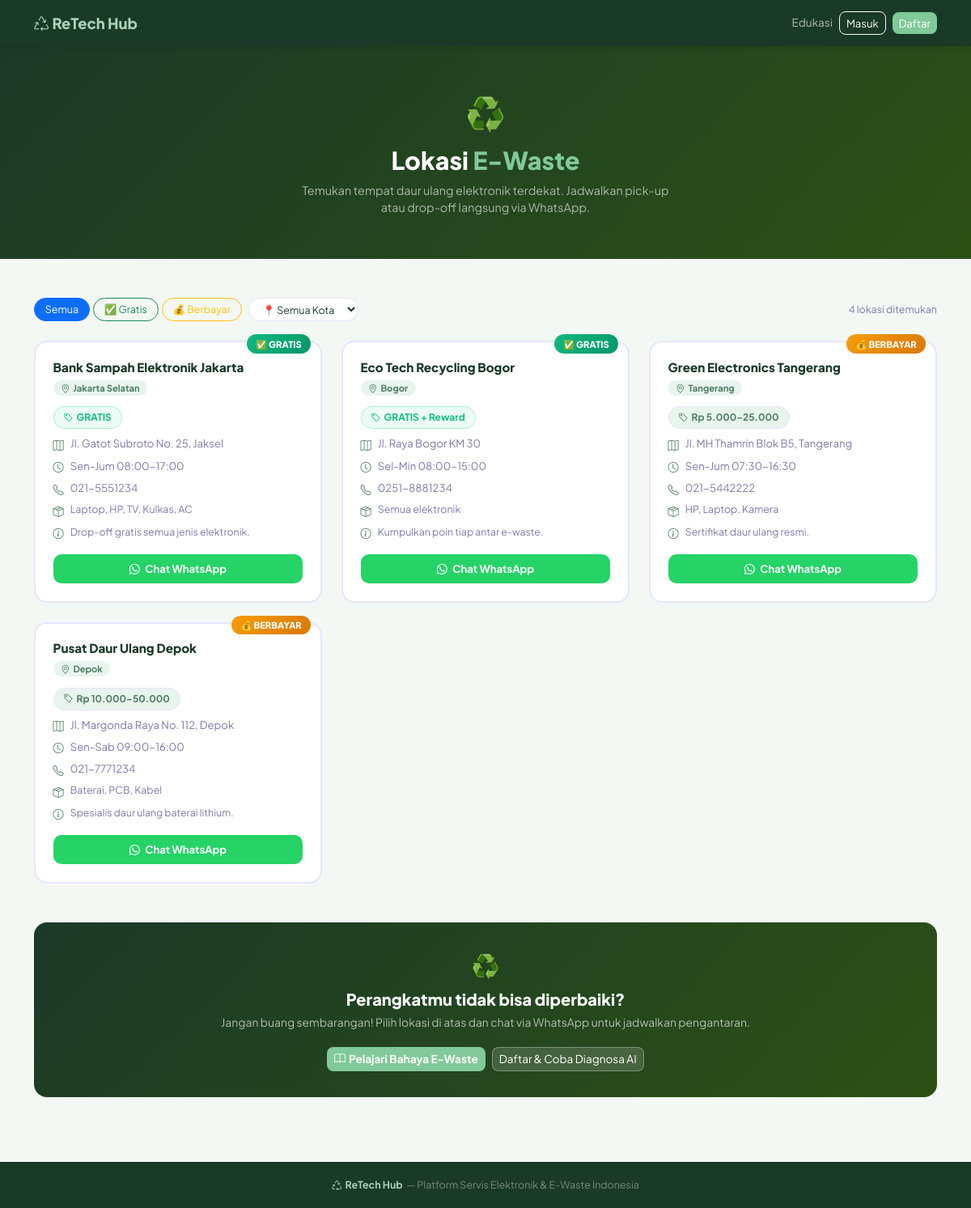
The page /ewaste/index.php on the database its author committed.
### tables this page shows
CREATE TABLE IF NOT EXISTS e_waste_locations (
    id INT AUTO_INCREMENT PRIMARY KEY,
    name VARCHAR(255) NOT NULL,
    address TEXT NOT NULL,
    open_hours VARCHAR(100) NOT NULL,
    phone VARCHAR(20) NULL,
    wa_number VARCHAR(20) NULL,
    city VARCHAR(100) NULL,
    price_range VARCHAR(100) NULL,
    accepted_items TEXT NULL,
    description TEXT NULL,
    is_free TINYINT(1) DEFAULT 0,
    created_at TIMESTAMP DEFAULT CURRENT_TIMESTAMP,
    updated_at TIMESTAMP DEFAULT CURRENT_TIMESTAMP ON UPDATE CURRENT_TIMESTAMP
);

### includes/functions.php (called while the page is built, shortened)
<?php
function isLoggedIn(): bool {
    return isset($_SESSION['user_id']);
}
function e(?string $str): string {
    return htmlspecialchars($str ?? '', ENT_QUOTES, 'UTF-8');
}
function get(string $key, string $default = ''): string {
    return isset($_GET[$key]) ? trim($_GET[$key]) : $default;
}
function limitStr(string $str, int $limit = 80): string {
    $plain = strip_tags($str);
    return strlen($plain) > $limit ? substr($plain, 0, $limit) . '...' : $plain;
}

### ewaste/index.php (the view, shortened to what this page needs)
<?php
require_once __DIR__ . '/../includes/functions.php';
$pdo = getDB();
$filter = get('filter','all');
$where  = $filter === 'free' ? "WHERE is_free=1" : ($filter === 'paid' ? "WHERE is_free=0" : "");
$locations  = $pdo->query("SELECT * FROM e_waste_locations $where ORDER BY is_free DESC, name ASC")->fetchAll();
$cities     = $pdo->query("SELECT DISTINCT city FROM e_waste_locations WHERE city IS NOT NULL ORDER BY city")->fetchAll(PDO::FETCH_COLUMN);
?>
<!DOCTYPE html>
<html lang="id">
<head>
<link href="https://cdn.jsdelivr.net/npm/bootstrap@5.3.2/dist/css/bootstrap.min.css" rel="stylesheet">
<link href="https://cdn.jsdelivr.net/npm/bootstrap-icons@1.11.3/font/bootstrap-icons.min.css" rel="stylesheet">
</head>
<body>
<nav class="topnav">
<div class="container d-flex justify-content-between align-items-center">
    <a href="<?=BASE_URL?>/index.php" class="brand"><i class="bi bi-recycle me-1"></i>ReTech Hub</a>
    <div class="d-flex gap-2 align-items-center">
        <a href="<?=BASE_URL?>/articles/index.php" style="color:rgba(255,255,255,.65);text-decoration:none;font-size:.85rem;">Edukasi</a>
        <?php if(isLoggedIn()): ?>
        <?php $dash=match($_SESSION['user_role']??''){'admin'=>'admin','technician'=>'technician',default=>'user'}; ?>
        <a href="<?=BASE_URL?>/<?=$dash?>/dashboard.php" class="btn btn-sm btn-outline-light" style="border-radius:8px;font-size:.82rem;">Dashboard</a>
        <?php else: ?>
        <a href="<?=BASE_URL?>/login.php" class="btn btn-sm btn-outline-light" style="border-radius:8px;font-size:.82rem;">Masuk</a>
        <a href="<?=BASE_URL?>/register.php" class="btn btn-sm" style="background:#81C99A;color:#fff;border-radius:8px;font-size:.82rem;border:none;">Daftar</a>
        <?php endif; ?>
    </div>
</div>
</nav>
<div class="page-hero">
    <div class="container">
        <div style="font-size:2.5rem;margin-bottom:.7rem;">♻️</div>
        <h1>Lokasi <span style="color:#81C99A">E-Waste</span></h1>
        <p style="color:rgba(255,255,255,.62);font-size:.9rem;max-width:480px;margin:.5rem auto 0;">
            Temukan tempat daur ulang elektronik terdekat. Jadwalkan pick-up atau drop-off langsung via WhatsApp.
        </p>
    </div>
</div>
<div class="container py-5">
<div class="d-flex align-items-center flex-wrap gap-2 mb-4">
    <div class="d-flex gap-1">
        <a href="ewaste/index.php" class="btn btn-sm filter-btn <?=$filter==='all'?'btn-primary':'btn-outline-primary'?>">Semua</a>
        <a href="ewaste/index.php?filter=free" class="btn btn-sm filter-btn <?=$filter==='free'?'btn-success':'btn-outline-success'?>">✅ Gratis</a>
        <a href="ewaste/index.php?filter=paid" class="btn btn-sm filter-btn <?=$filter==='paid'?'btn-warning':'btn-outline-warning'?>">💰 Berbayar</a>
    </div>
    <?php if (!empty($cities)): ?>
    <select onchange="if(this.value) window.location='ewaste/index.php?city='+this.value; else window.location='ewaste/index.php';"
            style="border:1.5px solid var(--border);border-radius:50px;padding:.28rem .8rem;font-size:.78rem;background:#fff;color:var(--txt);cursor:pointer;">
        <option value="">📍 Semua Kota</option>
    </select>
    <?php endif; ?>
    <span style="font-size:.78rem;color:var(--muted);margin-left:auto;"><?=count($locations)?> lokasi ditemukan</span>
</div>
<?php if (empty($locations)): ?>
<div class="text-center py-5" style="color:var(--muted);">
    <i class="bi bi-inbox display-3 d-block mb-3 opacity-25"></i>
    <h5>Tidak ada lokasi ditemukan.</h5>
    <a href="ewaste/index.php" class="btn btn-outline-primary mt-2">Reset Filter</a>
</div>
<?php else: ?>
<div class="row g-4 mb-5">
<?php foreach ($locations as $l): ?>
<div class="col-sm-6 col-lg-4">
    <div class="loc-card">
        <?php if ($l['is_free']): ?>
        <div class="free-badge">✅ GRATIS</div>
        <?php else: ?>
        <div class="paid-badge">💰 BERBAYAR</div>
        <?php endif; ?>
        <div style="margin-bottom:.75rem;">
            <h6 style="font-weight:800;font-size:.95rem;margin-bottom:.2rem;"><?=e($l['name'])?></h6>
            <?php if($l['city']): ?>
            <span style="background:var(--sage-lt);color:var(--sage);padding:.15rem .6rem;border-radius:50px;font-size:.7rem;font-weight:700;">
                <i class="bi bi-geo-alt me-1"></i><?=e($l['city'])?>
            </span>
            <?php endif; ?>
        </div>
        <div class="mb-2">
            <span class="price-chip <?=$l['is_free']?'free':''?>">
                <i class="bi bi-tag me-1"></i><?=e($l['price_range'] ?? ($l['is_free'] ? 'GRATIS' : '-'))?>
            </span>
        </div>
        <div class="info-row"><i class="bi bi-map"></i><span><?=e($l['address'])?></span></div>
        <div class="info-row"><i class="bi bi-clock"></i><span><?=e($l['open_hours'])?></span></div>
        <?php if($l['phone'] && $l['phone'] !== '—'): ?>
        <div class="info-row"><i class="bi bi-telephone"></i><span><?=e($l['phone'])?></span></div>
        <?php endif; ?>
        <?php if($l['accepted_items']): ?>
        <div class="info-row"><i class="bi bi-box-seam"></i><span style="font-size:.78rem;"><?=e($l['accepted_items'])?></span></div>
        <?php endif; ?>
        <?php if($l['description']): ?>
        <div class="info-row"><i class="bi bi-info-circle"></i><span style="font-size:.77rem;"><?=e(limitStr($l['description'],80))?></span></div>
        <?php endif; ?>
        <?php if($l['wa_number']): ?>
        <div class="mt-3">
            <a href="https://wa.me/<?=preg_replace('/[^0-9]/','',$l['wa_number'])?>?text=<?=urlencode('Halo, saya ingin mengantar e-waste ke '.$l['name'].'. Apakah sedang buka?')?>"
               target="_blank" class="btn-wa w-100 justify-content-center">
                <i class="bi bi-whatsapp"></i> Chat WhatsApp
            </a>
        </div>
        <?php endif; ?>
    </div>
</div>
<?php endforeach; ?>
</div>
<?php endif; ?>
<div style="background:linear-gradient(135deg,#1A3A28,#2D5016);border-radius:16px;padding:2rem;text-align:center;color:#fff;">
    <div style="font-size:1.75rem;margin-bottom:.6rem;">♻️</div>
    <h5 style="font-weight:800;margin-bottom:.4rem;">Perangkatmu tidak bisa diperbaiki?</h5>
    <p style="color:rgba(255,255,255,.65);font-size:.87rem;margin-bottom:1.2rem;">
        Jangan buang sembarangan! Pilih lokasi di atas dan chat via WhatsApp untuk jadwalkan pengantaran.
    </p>
    <div class="d-flex gap-2 justify-content-center flex-wrap">
        <a href="<?=BASE_URL?>/articles/index.php?cat=e-waste" class="btn btn-sm" style="background:#81C99A;color:#fff;border-radius:8px;font-weight:700;font-size:.85rem;">
            <i class="bi bi-book me-1"></i>Pelajari Bahaya E-Waste
        </a>
        <?php if(!isLoggedIn()): ?>
        <a href="<?=BASE_URL?>/register.php" class="btn btn-sm" style="background:rgba(255,255,255,.15);color:#fff;border:1.5px solid rgba(255,255,255,.3);border-radius:8px;font-size:.85rem;">
            Daftar & Coba Diagnosa AI
        </a>
        <?php endif; ?>
    </div>
</div>
</div>
<footer style="background:#1A3A28;color:rgba(255,255,255,.4);padding:1.2rem 0;text-align:center;font-size:.78rem;margin-top:2rem;">
    <div class="container">
        <a href="<?=BASE_URL?>/index.php" style="color:#A7D3B5;font-weight:700;text-decoration:none;"><i class="bi bi-recycle me-1"></i>ReTech Hub</a>
        &nbsp;—&nbsp;Platform Servis Elektronik &amp; E-Waste Indonesia
    </div>
</footer>
</body></html>

### ewaste/index.php (style rules this page uses)
:root { --sage:#4D7C5F;--sage-lt:#E8F5EE;--mint:#10B981;--mint-lt:#ECFDF5;--bg:#F4F8F5;--border:#E9E3FF;--txt:#1A3A28;--muted:#7C7AAA; }
* { font-family:'Plus Jakarta Sans',sans-serif;box-sizing:border-box; }
body { background:var(--bg);color:var(--txt);margin:0; }
.topnav { background:#1A3A28;padding:.85rem 0;position:sticky;top:0;z-index:999;box-shadow:0 2px 8px rgba(0,0,0,.12); }
.brand { color:#A7D3B5!important;font-weight:800;font-size:1.15rem;text-decoration:none; }
.page-hero { background:linear-gradient(135deg,#1A3A28,#2D5016);padding:52px 0;text-align:center;color:#fff; }
.page-hero h1 { font-size:1.9rem;font-weight:800; }
.loc-card { background:#fff;border-radius:16px;border:2px solid var(--border);padding:1.35rem;height:100%;transition:.22s;position:relative; }
.free-badge { position:absolute;top:-10px;right:12px;background:linear-gradient(135deg,#10B981,#059669);color:#fff;padding:.2rem .7rem;border-radius:50px;font-size:.7rem;font-weight:800; }
.paid-badge { position:absolute;top:-10px;right:12px;background:linear-gradient(135deg,#F59E0B,#D97706);color:#fff;padding:.2rem .7rem;border-radius:50px;font-size:.7rem;font-weight:800; }
.info-row { display:flex;align-items:flex-start;gap:.5rem;font-size:.82rem;color:var(--muted);margin-bottom:.35rem; }
.info-row i { color:var(--sage);flex-shrink:0;margin-top:2px; }
.btn-wa { background:#25D366;color:#fff;border:none;border-radius:10px;padding:.5rem 1rem;font-size:.82rem;font-weight:700;text-decoration:none;display:inline-flex;align-items:center;gap:.4rem;transition:.2s; }
.price-chip { display:inline-block;background:var(--sage-lt);color:var(--sage);padding:.25rem .75rem;border-radius:50px;font-size:.75rem;font-weight:700;border:1px solid var(--border); }
.price-chip.free { background:var(--mint-lt);color:var(--mint);border-color:#A7F3D0; }
.filter-btn { border-radius:50px;font-size:.78rem;padding:.28rem .8rem; }

### rows shown on the page
e_waste_locations: is_free "✅ GRATIS", name "Bank Sampah Elektronik Jakarta", city "Jakarta Selatan", price_range "GRATIS", address "Jl. Gatot Subroto No. 25, Jaksel", open_hours "Sen-Jum 08:00-17:00", phone "021-5551234", accepted_items "Laptop, HP, TV, Kulkas, AC", description "Drop-off gratis semua jenis elektronik."
e_waste_locations: is_free "✅ GRATIS", name "Eco Tech Recycling Bogor", city "Bogor", price_range "GRATIS + Reward", address "Jl. Raya Bogor KM 30", open_hours "Sel-Min 08:00-15:00", phone "0251-8881234", accepted_items "Semua elektronik", description "Kumpulkan poin tiap antar e-waste."
e_waste_locations: is_free "💰 BERBAYAR", name "Green Electronics Tangerang", city "Tangerang", price_range "Rp 5.000–25.000", address "Jl. MH Thamrin Blok B5, Tangerang", open_hours "Sen-Jum 07:30-16:30", phone "021-5442222", accepted_items "HP, Laptop, Kamera", description "Sertifikat daur ulang resmi."
e_waste_locations: is_free "💰 BERBAYAR", name "Pusat Daur Ulang Depok", city "Depok", price_range "Rp 10.000–50.000", address "Jl. Margonda Raya No. 112, Depok", open_hours "Sen-Sab 09:00-16:00", phone "021-7771234", accepted_items "Baterai, PCB, Kabel", description "Spesialis daur ulang baterai lithium."

### other values the page prints
count($locations) "4"
